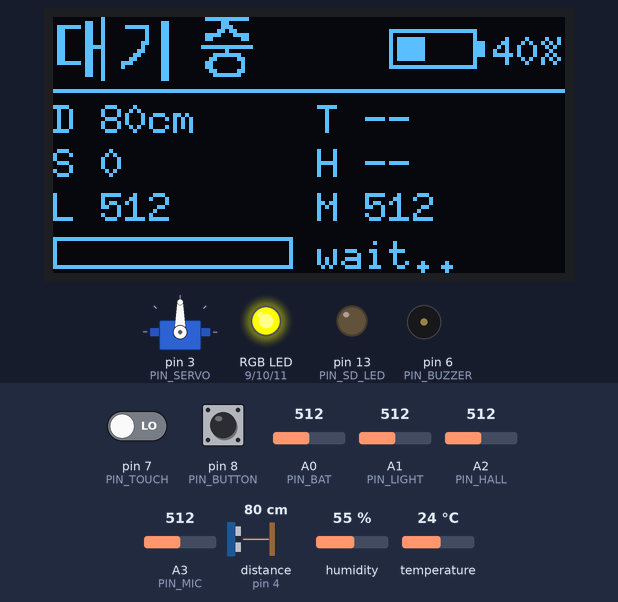
Simulated run of this sketch. Board: Arduino Uno, built with avr-gcc and run on an emulated ATmega328P. Shown: 128×64 one-colour display, servo, an RGB LED mixed from three pins (HIGH = lit), output pins drawn as LEDs (lit = HIGH), buzzer (waves = sounding). Wiring (inferred from the names in the program): ultrasonic range finder: trigger pin 5; echo pin 4; DHT11 sensor: data pin 12. Dashed ring = blinking. The test bench sets the inputs (shaded band); at power-on: pin 8 (PIN_BUTTON) LOW, pin 7 (PIN_TOUCH) LOW, A1 (PIN_LIGHT) = 512, A0 (PIN_BAT) = 512, A2 (PIN_HALL) = 512, A3 (PIN_MIC) = 512, distance to the obstacle (sensor on pin 4) 80 cm, humidity 55 %, temperature 24 °C. The echo pulse lasts 58.3 µs per cm; pins used as bus, display or sensor lines are not drawn; what the sketch prints to the serial monitor is not drawn.

Above: at 1.2 s.
1.3 s: pin 8 (PIN_BUTTON) pulled HIGH for 1 s
At 2.71 s:
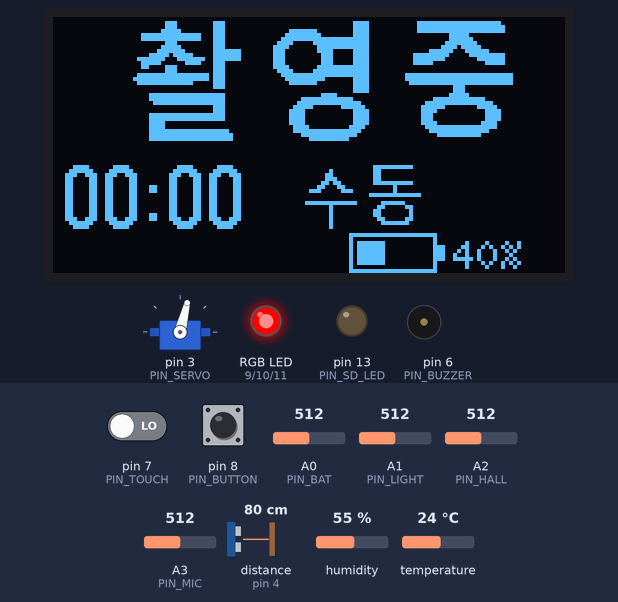
4.5 s: pin 7 (PIN_TOUCH) driven HIGH and pin 8 (PIN_BUTTON) driven HIGH
At 6.2 s:
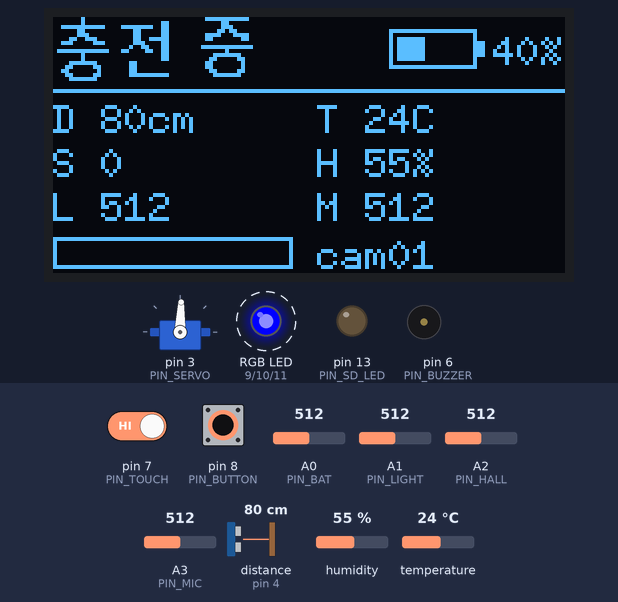
6.4 s: A1 (PIN_LIGHT) set to 30
At 7.62 s:
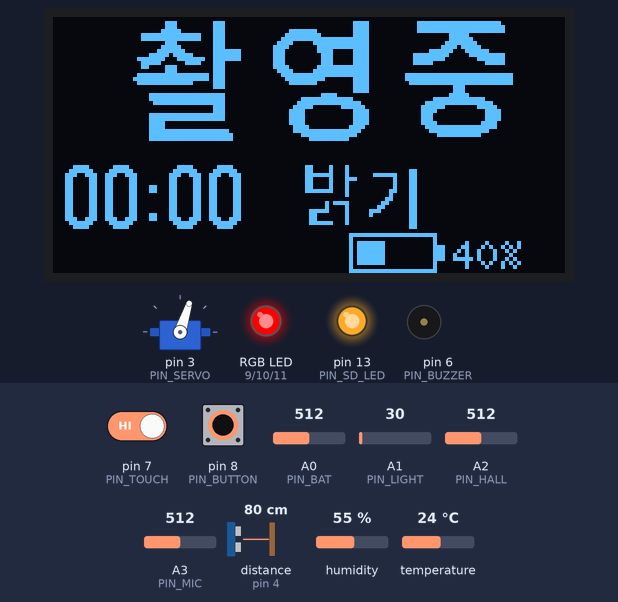
Timing chart, 0 to 9.9 s (numbered marks = the images above; inputs shaded):
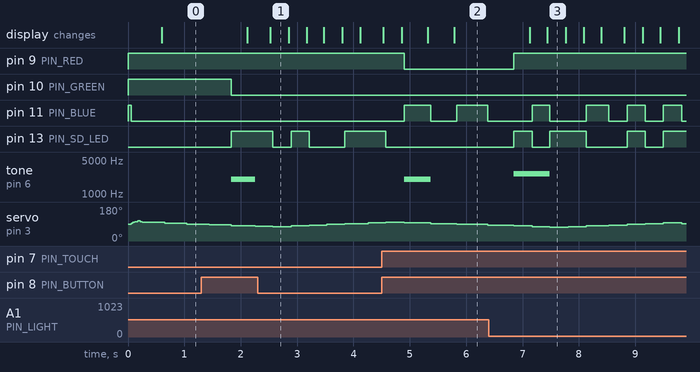

Measured:
- after the input at 1.3 s, pin 10 (PIN_GREEN): HIGH → LOW after 0.54 s; pin 13 (PIN_SD_LED): goes HIGH 0.74 s, LOW 0.33 s, HIGH 0.31 s, LOW 0.63 s, then HIGH, starting after 0.54 s; tone on pin 6 (PIN_BUZZER): silent → 2000 Hz after 0.54 s, → silent 0.42 s later; the display: first changes after 0.82 s (image 1 shows a later state)
- after the input at 4.5 s, pin 9 (PIN_RED): HIGH → LOW after 0.41 s; pin 11 (PIN_BLUE): alternates HIGH for 0.51 s and LOW for 0.46 s, starting after 0.41 s
- after the input at 6.4 s, pin 9 (PIN_RED): LOW → HIGH after 0.45 s; pin 13 (PIN_SD_LED): goes HIGH 0.32 s, LOW 0.31 s, HIGH 0.65 s, LOW 0.72 s, HIGH 0.32 s, LOW 0.32 s, then HIGH, starting after 0.45 s; tone on pin 6 (PIN_BUZZER): silent → 2600 Hz after 0.45 s, → silent 0.64 s later; the display: first changes after 0.72 s (image 3 shows a later state)

The sketch:

mini_bodycam_v6.ino
```cpp
/*
  미니 바디캠 v6 (코딩어레이 키트 연습용) - 키트의 거의 모든 모듈 사용

  [자동 녹화 조건] 하나라도 해당되면 녹화 시작, 모든 조건이 10초 동안 조용하면 자동 종료
    거리  초음파(D5/D4)   : 30cm 안에 1초쯤 머무름
    소리  마이크(A3)      : 평소보다 큰 소리
    온도  온습도(D12)     : 평소보다 2도 이상 오르거나 35도 이상
    밝기  조도센서(A1)    : 밝기가 갑자기 크게 바뀜 (불 켜짐/꺼짐, 손전등)
    자석  홀 센서(A2)     : 자석이 가까워지거나 멀어짐 (홀스터에서 꺼내는 것 흉내)
    불꽃  불꽃센서(A5)    : OLED를 안 쓸 때만 (USE_OLED 0)
    버튼(D8)으로 시작한 녹화는 버튼으로만 끈다

  [그 밖의 모듈]
    슬라이드(A0) = 배터리 전압,  터치(D7) = USB 충전 연결
    RGB LED(D9~11) = 상태,  Red LED(D13) = SD 저장 표시,  부저(D6) = 진동 대신
    서보(D3) = 평소 배터리 게이지 / 녹화 중 좌우 회전
    OLED(A4/A5, I2C) = 상태 화면,  써미스터(A4) = OLED를 안 쓸 때만 값 표시

  [준비]
  - 라이브러리: U8g2 (olikraus). 같은 폴더에 hangul.h
  - 확장 쉴드 밑 아두이노 보드의 "A <-> I2C" 스위치: OLED를 쓰면 I2C
  - DIP 스위치: 디지털 3~8, 12, 13 ON / 아날로그 1~4번(A0~A3) ON
    (OLED 사용 시 아날로그 5, 6번(A4, A5)은 OFF)
  - 시리얼 모니터에 d 를 보내면 모든 센서 값을 0.5초마다 출력 (기준값 맞출 때 사용)
*/

#define USE_OLED 1          // OLED를 안 쓰고 써미스터, 불꽃 센서를 쓰려면 0

#include <Servo.h>
#if USE_OLED
#include <U8g2lib.h>
#include <Wire.h>
#include "hangul.h"
U8G2_SSD1306_128X64_NONAME_1_HW_I2C oled(U8G2_R0, U8X8_PIN_NONE);
// U8G2_SH1106_128X64_NONAME_1_HW_I2C oled(U8G2_R0, U8X8_PIN_NONE);   // 글자가 2칸 밀리면 이 줄 사용
#endif

// ---------------------------------------------------------------- 핀
const int PIN_SERVO  = 3;
const int PIN_ECHO   = 4;
const int PIN_TRIG   = 5;
const int PIN_BUZZER = 6;
const int PIN_TOUCH  = 7;
const int PIN_BUTTON = 8;
const int PIN_RED    = 9;
const int PIN_GREEN  = 10;
const int PIN_BLUE   = 11;
const int PIN_DHT    = 12;
const int PIN_SD_LED = 13;
const int PIN_BAT    = A0;
const int PIN_LIGHT  = A1;
const int PIN_HALL   = A2;
const int PIN_MIC    = A3;
const int PIN_THERM  = A4;         // OLED 안 쓸 때만
const int PIN_FLAME  = A5;         // OLED 안 쓸 때만

// ---------------------------------------------------------------- 설정 (d 로 값을 보면서 조절)
bool USE_DIST = true, USE_SOUND = true, USE_TEMP = true, USE_LIGHT = true, USE_HALL = true, USE_FLAME = true;
const int APPROACH_CM   = 30;      // 거리: 이보다 가까우면 "가까움"
const int NEAR_SCORE_ON = 6;       // 거리: 가까움 점수가 이만큼 쌓이면 녹화
const int SOUND_DELTA   = 80;      // 소리: 평소 소리 크기보다 이만큼 크면
const int TEMP_RISE     = 2;       // 온도: 평소보다 이만큼(도) 오르면
const int TEMP_LIMIT    = 35;      // 온도: 이 온도 이상이면
const int LIGHT_DELTA   = 120;     // 밝기: 평소 밝기에서 이만큼 바뀌면
const int HALL_DELTA    = 60;      // 자석: 평소 값에서 이만큼 바뀌면
const int FLAME_DELTA   = 100;     // 불꽃: 평소 값에서 이만큼 바뀌면
const int LOW_BATTERY   = 15;      // %
const unsigned long LEAVE_MS  = 10000;   // 모든 조건이 이만큼 조용하면 자동 종료
const unsigned long WARMUP_MS = 5000;    // 켜진 뒤 평소 값을 배우는 시간 (이동안 자동 녹화 안 함)

// ---------------------------------------------------------------- 상태
enum Reason { R_NONE, R_BUTTON, R_DIST, R_SOUND, R_TEMP, R_LIGHT, R_HALL, R_FLAME };
const char* reasonName(Reason r) {
  switch (r) {
    case R_BUTTON: return "button"; case R_DIST: return "distance"; case R_SOUND: return "sound";
    case R_TEMP: return "temp";     case R_LIGHT: return "light";   case R_HALL: return "magnet";
    case R_FLAME: return "flame";   default: return "none";
  }
}

bool recording = false;
Reason recReason = R_NONE;
unsigned long recStart = 0, lastTrigger = 0;
bool charging = false;
int batteryPct = 100;
float batteryV = 0;
bool debugOut = false;

int distanceCm = -1, nearScore = 0;
int soundLevel = 0;  float soundBase = -1;
int tempC = -99, humidity = -1;  float tempBase = -99;
int light = 0;  float lightBase = -1;
int hall = 0;   float hallBase = -1;
int flame = 0;  float flameBase = -1;
int therm = 0;
bool trig[8];                      // 지금 켜져 있는 녹화 조건
Servo servo;

bool warmedUp() { return millis() > WARMUP_MS; }
// 평소 값을 천천히 따라가는 기준값 (갑작스러운 변화만 잡아내기 위함)
void follow(float &base, int v, float k) { base = base < 0 ? v : base + (v - base) * k; }

// ---------------------------------------------------------------- LED / 부저
void led(bool r, bool g, bool b) { digitalWrite(PIN_RED, r); digitalWrite(PIN_GREEN, g); digitalWrite(PIN_BLUE, b); }

void updateLed() {
  unsigned long t = millis();
  if (recording && recReason != R_BUTTON) led(1, 0, (t / 300) % 2);   // 자동 녹화: 빨강/보라
  else if (recording)                     led(1, 0, 0);               // 버튼 녹화: 빨강
  else if (charging)                      led(0, 0, (t / 500) % 2);   // 충전: 파랑 깜빡임
  else if (batteryPct <= LOW_BATTERY)     led((t / 150) % 2, 0, 0);   // 배터리 부족
  else if (!warmedUp())                   led(1, 1, 0);               // 준비 중: 노랑
  else                                    led(0, (t % 3000) < 300, 0);// 평상시: 초록 잠깐
  digitalWrite(PIN_SD_LED, recording && (t / 250) % 2);
}

int beepPattern = 0;
unsigned long beepStart = 0;
void beep(int p) { beepPattern = p; beepStart = millis(); }
void updateBeep() {
  unsigned long t = millis() - beepStart;
  bool on = false;
  if (beepPattern == 1) on = t < 150;
  if (beepPattern == 2) on = t < 120 || (t > 250 && t < 370);
  if (beepPattern == 3) on = t < 80 || (t > 160 && t < 240) || (t > 320 && t < 400);
  if (on) tone(PIN_BUZZER, beepPattern == 3 ? 2600 : 2000); else noTone(PIN_BUZZER);
  if (beepPattern && t > 600) beepPattern = 0;
}

// ---------------------------------------------------------------- 녹화
void startRecord(Reason r) {
  recording = true;
  recReason = r;
  recStart = lastTrigger = millis();
  beep(r == R_BUTTON ? 1 : 3);
  Serial.print(F(">>> 녹화 시작, 이유: ")); Serial.println(reasonName(r));
}

void stopRecord(const __FlashStringHelper* why) {
  recording = false;
  beep(2);
  Serial.print(F(">>> 녹화 종료 (")); Serial.print(why);
  Serial.print(F("), 녹화 시간 ")); Serial.print((millis() - recStart) / 1000); Serial.println(F("초"));
  recReason = R_NONE;
}

void checkButton() {
  static bool stable = LOW, lastRead = LOW;
  static unsigned long changedAt = 0, lastToggle = 0;
  bool v = digitalRead(PIN_BUTTON);                  // 키트 버튼은 누르면 HIGH
  if (v != lastRead) { lastRead = v; changedAt = millis(); }
  if (millis() - changedAt > 40 && v != stable) {
    stable = v;
    if (stable == HIGH && millis() - lastToggle > 1500) {
      lastToggle = millis();
      if (recording) stopRecord(F("버튼"));
      else startRecord(R_BUTTON);
    }
  }
}

// ---------------------------------------------------------------- 센서: 초음파 (거리)
int measureOnce() {
  digitalWrite(PIN_TRIG, LOW);  delayMicroseconds(3);
  digitalWrite(PIN_TRIG, HIGH); delayMicroseconds(10);
  digitalWrite(PIN_TRIG, LOW);
  unsigned long us = pulseIn(PIN_ECHO, HIGH, 15000UL);
  return us == 0 ? 999 : us / 58;
}

void updateDistance() {
  static unsigned long last = 0;
  if (millis() - last < 150) return;
  last = millis();
  int a = measureOnce(); delay(5);
  int b = measureOnce(); delay(5);
  int c = measureOnce();
  int mid = max(min(a, b), min(max(a, b), c));       // 세 값의 가운데 값
  distanceCm = mid >= 999 ? -1 : mid;
  bool near = distanceCm > 0 && distanceCm < APPROACH_CM;
  nearScore = near ? min(10, nearScore + 2) : max(0, nearScore - 1);
  trig[R_DIST] = USE_DIST && nearScore >= NEAR_SCORE_ON;
}

// ---------------------------------------------------------------- 센서: 마이크 (소리)
void updateSound() {
  static unsigned long last = 0;
  if (millis() - last < 100) return;
  last = millis();
  int mn = 1023, mx = 0;
  unsigned long t0 = millis();
  while (millis() - t0 < 20) {                       // 20ms 동안 가장 큰 값 - 가장 작은 값 = 소리 크기
    int v = analogRead(PIN_MIC);
    mn = min(mn, v); mx = max(mx, v);
  }
  soundLevel = mx - mn;
  bool loud = soundBase >= 0 && soundLevel > soundBase + SOUND_DELTA;
  if (!loud) follow(soundBase, soundLevel, 0.05);    // 큰 소리는 평소 값에 섞지 않음
  trig[R_SOUND] = USE_SOUND && loud && warmedUp();
}

// ---------------------------------------------------------------- 센서: 온습도 DHT-11 (온도)
bool readDHT11(int &t, int &h) {
  uint8_t d[5] = {0, 0, 0, 0, 0};
  pinMode(PIN_DHT, OUTPUT);
  digitalWrite(PIN_DHT, LOW);
  delay(20);                                         // "측정해 줘" 신호
  pinMode(PIN_DHT, INPUT_PULLUP);
  if (pulseIn(PIN_DHT, HIGH, 300) == 0) return false;   // 센서의 대답
  for (int i = 0; i < 40; i++) {                     // 40비트: 짧은 HIGH = 0, 긴 HIGH = 1
    unsigned long w = pulseIn(PIN_DHT, HIGH, 200);
    if (w == 0) return false;
    d[i / 8] <<= 1;
    if (w > 45) d[i / 8] |= 1;
  }
  if ((uint8_t)(d[0] + d[1] + d[2] + d[3]) != d[4]) return false;   // 검산
  h = d[0]; t = d[2];
  return true;
}

void updateTemp() {
  static unsigned long last = 0;
  if (millis() - last < 2000) return;                // DHT-11은 2초에 한 번만 잴 수 있음
  last = millis();
  int t, h;
  if (!readDHT11(t, h)) return;
  tempC = t; humidity = h;
  if (tempBase < -50) tempBase = t;
  bool hot = t - tempBase >= TEMP_RISE || t >= TEMP_LIMIT;
  if (!hot) tempBase += (t - tempBase) * 0.05;
  trig[R_TEMP] = USE_TEMP && hot && warmedUp();
}

// ---------------------------------------------------------------- 센서: 조도, 홀, 불꽃, 써미스터
void updateAnalogSensors() {
  static unsigned long last = 0;
  if (millis() - last < 200) return;
  last = millis();

  light = analogRead(PIN_LIGHT);
  bool lightChange = lightBase >= 0 && abs(light - lightBase) > LIGHT_DELTA;
  follow(lightBase, light, 0.02);                    // 약 10초 동안 천천히 새 밝기에 적응
  trig[R_LIGHT] = USE_LIGHT && lightChange && warmedUp();

  hall = analogRead(PIN_HALL);
  bool magnet = hallBase >= 0 && abs(hall - hallBase) > HALL_DELTA;
  follow(hallBase, hall, 0.02);
  trig[R_HALL] = USE_HALL && magnet && warmedUp();

#if !USE_OLED
  flame = analogRead(PIN_FLAME);
  bool fire = flameBase >= 0 && abs(flame - flameBase) > FLAME_DELTA;
  follow(flameBase, flame, 0.02);
  trig[R_FLAME] = USE_FLAME && fire && warmedUp();
  therm = analogRead(PIN_THERM);
#endif
}

// ---------------------------------------------------------------- 자동 녹화 판단
void updateTriggers() {
  Reason active = R_NONE;
  for (int r = R_DIST; r <= R_FLAME; r++) if (trig[r]) { active = (Reason)r; break; }
  if (active != R_NONE) {
    lastTrigger = millis();
    if (!recording) startRecord(active);
  }
  if (recording && recReason != R_BUTTON && millis() - lastTrigger > LEAVE_MS) stopRecord(F("자동: 조용해짐"));
}

// ---------------------------------------------------------------- 서보
void updateServo() {
  static unsigned long last = 0;
  static int angle = 90;
  if (millis() - last < 30) return;
  last = millis();
  int target;
  if (recording) {
    unsigned long t = (millis() - recStart) % 4000;
    target = t < 2000 ? map(t, 0, 2000, 30, 150) : map(t, 2000, 4000, 150, 30);
  } else {
    target = map(batteryPct, 0, 100, 0, 180);
  }
  angle += constrain(target - angle, -4, 4);
  servo.write(angle);
}

// ---------------------------------------------------------------- 배터리 / 충전
int voltToPercent(float v) {
  const float tbl[][2] = {{4.20, 100}, {4.10, 90}, {4.00, 80}, {3.90, 65}, {3.80, 50},
                          {3.70, 30}, {3.60, 15}, {3.50, 7}, {3.30, 0}};
  if (v >= tbl[0][0]) return 100;
  for (int i = 1; i < 9; i++)
    if (v >= tbl[i][0])
      return tbl[i][1] + (v - tbl[i][0]) / (tbl[i - 1][0] - tbl[i][0]) * (tbl[i - 1][1] - tbl[i][1]);
  return 0;
}

void readPower() {
  static unsigned long last = 0;
  if (millis() - last < 200) return;
  last = millis();
  batteryV = 3.3 + analogRead(PIN_BAT) * (4.2 - 3.3) / 1023.0;
  batteryPct = voltToPercent(batteryV);
  charging = digitalRead(PIN_TOUCH) == HIGH;
}

// ---------------------------------------------------------------- OLED 화면
#if USE_OLED
void k16(int x, int y, const unsigned char* g) { oled.drawXBMP(x, y, 16, 16, g); }
void k32(int x, int y, const unsigned char* g) { oled.drawXBMP(x, y, 32, 32, g); }

void drawBattery(int x, int y) {
  oled.drawFrame(x, y, 22, 10);
  oled.drawBox(x + 22, y + 3, 2, 4);
  oled.drawBox(x + 2, y + 2, map(batteryPct, 0, 100, 0, 18), 6);
  oled.setFont(u8g2_font_6x10_tr);
  oled.setCursor(x + 26, y + 9);
  oled.print(batteryPct); oled.print('%');
}

void drawReason(int x, int y, Reason r) {           // 녹화 이유 두 글자
  const unsigned char *a = K16_SU, *b = K16_DONG;   // 기본: 수동
  if (r == R_DIST)  { a = K16_GEO;  b = K16_RI; }
  if (r == R_SOUND) { a = K16_SO;   b = K16_RI; }
  if (r == R_TEMP)  { a = K16_ON;   b = K16_DO; }
  if (r == R_LIGHT) { a = K16_BAL;  b = K16_GI; }
  if (r == R_HALL)  { a = K16_JA;   b = K16_SEOK; }
  k16(x, y, a); k16(x + 16, y, b);
}

void drawScreen() {
  unsigned long t = millis();
  char buf[12];
  oled.setFont(u8g2_font_6x10_tr);
  if (recording) {
    if ((t / 500) % 2) oled.drawDisc(8, 16, 6);
    k32(18, 0, K32_CHAL); k32(52, 0, K32_YEONG); k32(86, 0, K32_JUNG);
    unsigned long sec = (t - recStart) / 1000;
    snprintf(buf, sizeof(buf), "%02lu:%02lu", sec / 60, sec % 60);
    oled.setFont(u8g2_font_logisoso16_tn);
    oled.drawStr(2, 53, buf);
    drawReason(62, 37, recReason);
    drawBattery(74, 54);
    return;
  }
  // 제목: 대기 중 / 충전 중 / 배터리 부족
  if (charging) { k16(0, 0, K16_CHUNG); k16(16, 0, K16_JEON); k16(36, 0, K16_JUNG); }
  else if (batteryPct <= LOW_BATTERY) { k16(0, 0, K16_BAE); k16(16, 0, K16_TEO); k16(32, 0, K16_RI);
                                        k16(52, 0, K16_BU); k16(68, 0, K16_JOK); }
  else { k16(0, 0, K16_DAE); k16(16, 0, K16_GI); k16(36, 0, K16_JUNG); }
  if (batteryPct > LOW_BATTERY) drawBattery(84, 3);
  oled.drawHLine(0, 18, 128);
  // 센서 값 (영어 약자: D 거리, T 온도, S 소리, H 습도, L 밝기, M 자석)
  oled.setFont(u8g2_font_6x10_tr);
  if (distanceCm > 0) snprintf(buf, sizeof(buf), "D %dcm", distanceCm); else strcpy(buf, "D --");
  oled.drawStr(0, 29, buf);
  if (tempC > -50) snprintf(buf, sizeof(buf), "T %dC", tempC); else strcpy(buf, "T --");
  oled.drawStr(66, 29, buf);
  snprintf(buf, sizeof(buf), "S %d", soundLevel);  oled.drawStr(0, 40, buf);
  if (humidity >= 0) snprintf(buf, sizeof(buf), "H %d%%", humidity); else strcpy(buf, "H --");
  oled.drawStr(66, 40, buf);
  snprintf(buf, sizeof(buf), "L %d", light);        oled.drawStr(0, 51, buf);
  snprintf(buf, sizeof(buf), "M %d", hall);         oled.drawStr(66, 51, buf);
  // 거리 감지 막대 + 준비 표시
  oled.drawFrame(0, 55, 60, 8);
  oled.drawBox(2, 57, constrain(map(nearScore, 0, NEAR_SCORE_ON, 0, 56), 0, 56), 4);
  oled.drawStr(66, 63, warmedUp() ? "cam01" : "wait..");
}

void updateScreen() {
  static unsigned long last = 0;
  if (millis() - last < 250) return;
  last = millis();
  oled.firstPage();
  do { drawScreen(); } while (oled.nextPage());
}
#endif

// ---------------------------------------------------------------- 시리얼 (상태 보고, 디버그)
void report() {
  static unsigned long last = 0;
  if (millis() - last < 2000) return;
  last = millis();
  Serial.print(F("{\"battery\":")); Serial.print(batteryPct);
  Serial.print(F(",\"charging\":")); Serial.print(charging ? F("true") : F("false"));
  Serial.print(F(",\"mode\":\""));
  Serial.print(recording ? F("recording") : charging ? F("charging") : F("buffering"));
  Serial.print(F("\",\"reason\":\"")); Serial.print(reasonName(recReason));
  Serial.print(F("\",\"dist\":"));  Serial.print(distanceCm);
  Serial.print(F(",\"temp\":"));    Serial.print(tempC);
  Serial.print(F(",\"hum\":"));     Serial.print(humidity);
  Serial.print(F(",\"sound\":"));   Serial.print(soundLevel);
  Serial.print(F(",\"light\":"));   Serial.print(light);
  Serial.print(F(",\"hall\":"));    Serial.print(hall);
#if !USE_OLED
  Serial.print(F(",\"flame\":"));   Serial.print(flame);
  Serial.print(F(",\"therm\":"));   Serial.print(therm);
#endif
  Serial.println('}');
}

void debugPrint() {
  static unsigned long last = 0;
  if (!debugOut || millis() - last < 500) return;
  last = millis();
  Serial.print(F("거리 "));  Serial.print(distanceCm); Serial.print(F("(점수 ")); Serial.print(nearScore);
  Serial.print(F(")  소리 ")); Serial.print(soundLevel); Serial.print('/'); Serial.print((int)soundBase);
  Serial.print(F("  온도 ")); Serial.print(tempC); Serial.print('/'); Serial.print((int)tempBase);
  Serial.print(F("  밝기 ")); Serial.print(light); Serial.print('/'); Serial.print((int)lightBase);
  Serial.print(F("  자석 ")); Serial.print(hall); Serial.print('/'); Serial.print((int)hallBase);
#if !USE_OLED
  Serial.print(F("  불꽃 ")); Serial.print(flame); Serial.print('/'); Serial.print((int)flameBase);
#endif
  Serial.print(F("  조건 "));
  for (int r = R_DIST; r <= R_FLAME; r++) Serial.print(trig[r] ? '1' : '0');
  Serial.println();
}

void serialCommand() {
  while (Serial.available()) {
    char c = Serial.read();
    if (c == 'd' || c == 'D') {
      debugOut = !debugOut;
      Serial.println(debugOut ? F("센서 값 출력 켬 (값/평소값)") : F("센서 값 출력 끔"));
    }
  }
}

// ----------------------------------------------------------------
void setup() {
  Serial.begin(9600);
  pinMode(PIN_BUTTON, INPUT);
  pinMode(PIN_TOUCH, INPUT);
  pinMode(PIN_RED, OUTPUT); pinMode(PIN_GREEN, OUTPUT); pinMode(PIN_BLUE, OUTPUT);
  pinMode(PIN_SD_LED, OUTPUT);
  pinMode(PIN_TRIG, OUTPUT); pinMode(PIN_ECHO, INPUT);
  led(1, 1, 1);
  Serial.println(F("미니 바디캠 v6 시작. 5초 동안 평소 값을 배웁니다 (d = 센서 값 보기)"));
#if USE_OLED
  oled.begin();
  oled.setBusClock(400000);
#endif
  servo.attach(PIN_SERVO);
  servo.write(90);
}

void loop() {
  serialCommand();
  checkButton();
  readPower();
  updateDistance();
  updateSound();
  updateTemp();
  updateAnalogSensors();
  updateTriggers();
  updateServo();
  updateLed();
  updateBeep();
#if USE_OLED
  updateScreen();
#endif
  report();
  debugPrint();
}
```

Source omitted: hangul.h (data table, 7784 bytes)
